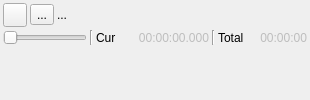
      <widget class="QWidget" name="audioFileTab">
       <attribute name="icon">
        <iconset resource="../../../sdrgui/resources/res.qrc">
         <normaloff>:/play.png</normaloff>:/play.png</iconset>
       </attribute>
       <attribute name="title">
        <string/>
       </attribute>
       <layout class="QVBoxLayout" name="verticalLayout_3">
        <property name="spacing">
         <number>3</number>
        </property>
        <property name="leftMargin">
         <number>3</number>
        </property>
        <property name="topMargin">
         <number>3</number>
        </property>
        <property name="rightMargin">
         <number>3</number>
        </property>
        <property name="bottomMargin">
         <number>3</number>
        </property>
        <item>
         <layout class="QHBoxLayout" name="audioFileNameLayout" stretch="0,0,1">
          <item>
           <widget class="QPushButton" name="showFileDialog">
            <property name="minimumSize">
             <size>
              <width>24</width>
              <height>24</height>
             </size>
            </property>
            <property name="maximumSize">
             <size>
              <width>24</width>
              <height>24</height>
             </size>
            </property>
            <property name="toolTip">
             <string>Open a speech file: .wav (16 bit PCM, mono or stereo, any rate) or .raw (8 kHz 16 bit signed integer LE mono)</string>
            </property>
            <property name="text">
             <string/>
            </property>
            <property name="icon">
             <iconset resource="../../../sdrgui/resources/res.qrc">
              <normaloff>:/preset-load.png</normaloff>:/preset-load.png</iconset>
            </property>
           </widget>
          </item>
          <item>
           <widget class="ButtonSwitch" name="playLoop">
            <property name="toolTip">
             <string>Play file in a loop</string>
            </property>
            <property name="text">
             <string>...</string>
            </property>
            <property name="icon">
             <iconset resource="../../../sdrgui/resources/res.qrc">
              <normaloff>:/playloop.png</normaloff>:/playloop.png</iconset>
            </property>
            <property name="checkable">
             <bool>true</bool>
            </property>
           </widget>
          </item>
          <item>
           <widget class="QLabel" name="recordFileText">
            <property name="text">
             <string>...</string>
            </property>
           </widget>
          </item>
         </layout>
        </item>
        <item>
         <layout class="QHBoxLayout" name="playControlLayout" stretch="1,0,0,0,0,0,0">
          <item>
           <widget class="QSlider" name="navTimeSlider">
            <property name="toolTip">
             <string>Record file time navigator</string>
            </property>
            <property name="maximum">
             <number>100</number>
            </property>
            <property name="pageStep">
             <number>1</number>
            </property>
            <property name="orientation">
             <enum>Qt::Orientation::Horizontal</enum>
            </property>
           </widget>
          </item>
          <item>
           <widget class="Line" name="linePlay1">
            <property name="orientation">
             <enum>Qt::Orientation::Vertical</enum>
            </property>
           </widget>
          </item>
          <item>
           <widget class="QLabel" name="relTimeLabel">
            <property name="text">
             <string>Cur</string>
            </property>
           </widget>
          </item>
          <item>
           <widget class="QLabel" name="relTimeText">
            <property name="enabled">
             <bool>false</bool>
            </property>
            <property name="minimumSize">
             <size>
              <width>90</width>
              <height>0</height>
             </size>
            </property>
            <property name="toolTip">
             <string>Record time from start</string>
            </property>
            <property name="text">
             <string>00:00:00.000</string>
            </property>
            <property name="alignment">
             <set>Qt::AlignmentFlag::AlignRight|Qt::AlignmentFlag::AlignTrailing|Qt::AlignmentFlag::AlignVCenter</set>
            </property>
           </widget>
          </item>
          <item>
           <widget class="Line" name="linePlay2">
            <property name="orientation">
             <enum>Qt::Orientation::Vertical</enum>
            </property>
           </widget>
          </item>
          <item>
           <widget class="QLabel" name="recordLengthLabel">
            <property name="text">
             <string>Total</string>
            </property>
           </widget>
          </item>
          <item>
           <widget class="QLabel" name="recordLengthText">
            <property name="enabled">
             <bool>false</bool>
            </property>
            <property name="minimumSize">
             <size>
              <width>60</width>
              <height>0</height>
             </size>
            </property>
            <property name="toolTip">
             <string>Total record time</string>
            </property>
            <property name="text">
             <string>00:00:00</string>
            </property>
            <property name="alignment">
             <set>Qt::AlignmentFlag::AlignRight|Qt::AlignmentFlag::AlignTrailing|Qt::AlignmentFlag::AlignVCenter</set>
            </property>
           </widget>
          </item>
         </layout>
        </item>
        <item>
         <spacer name="audioFileSpacer">
          <property name="orientation">
           <enum>Qt::Orientation::Vertical</enum>
          </property>
          <property name="sizeHint" stdset="0">
           <size>
            <width>20</width>
            <height>0</height>
           </size>
          </property>
         </spacer>
        </item>
       </layout>
      </widget>
